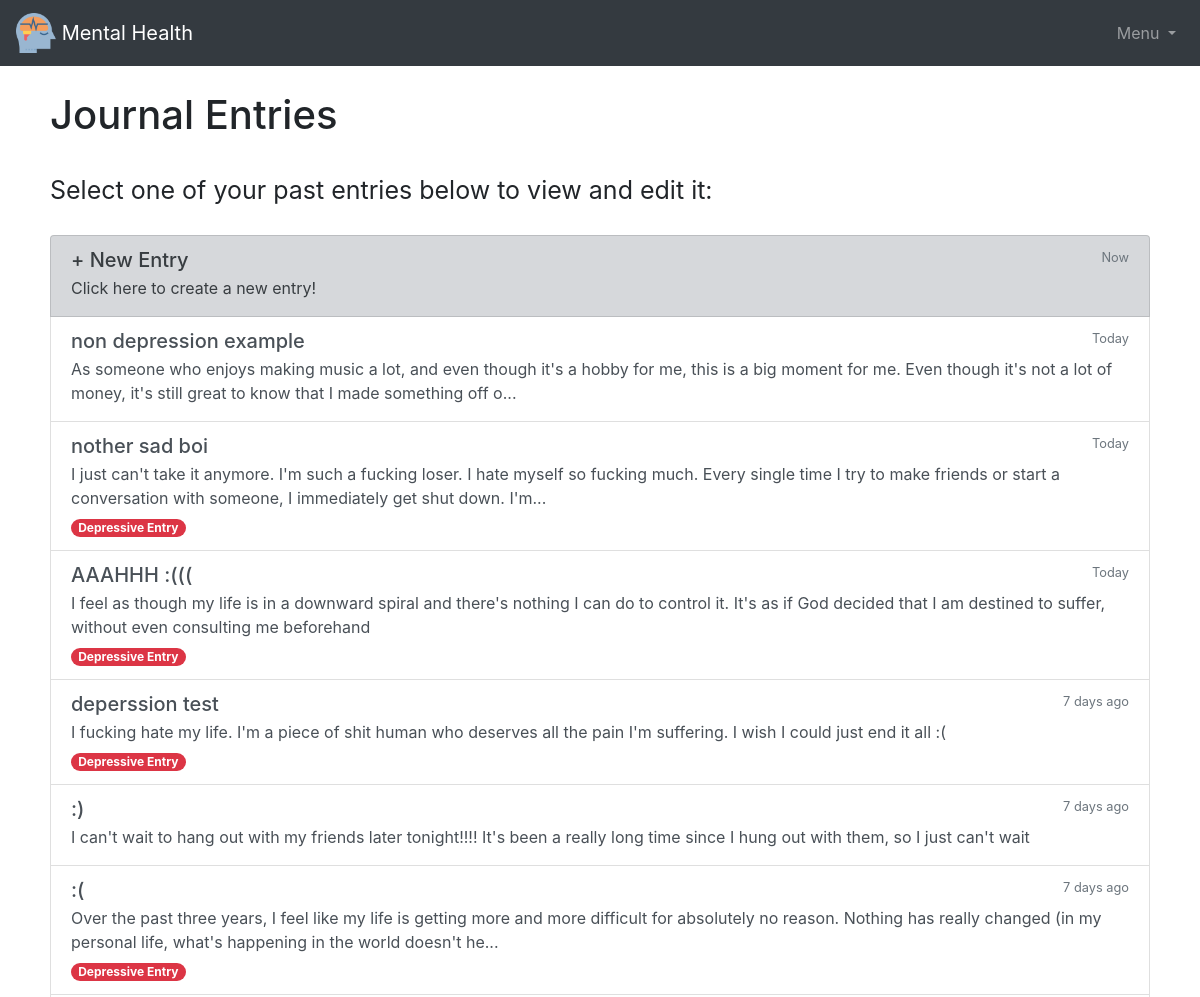
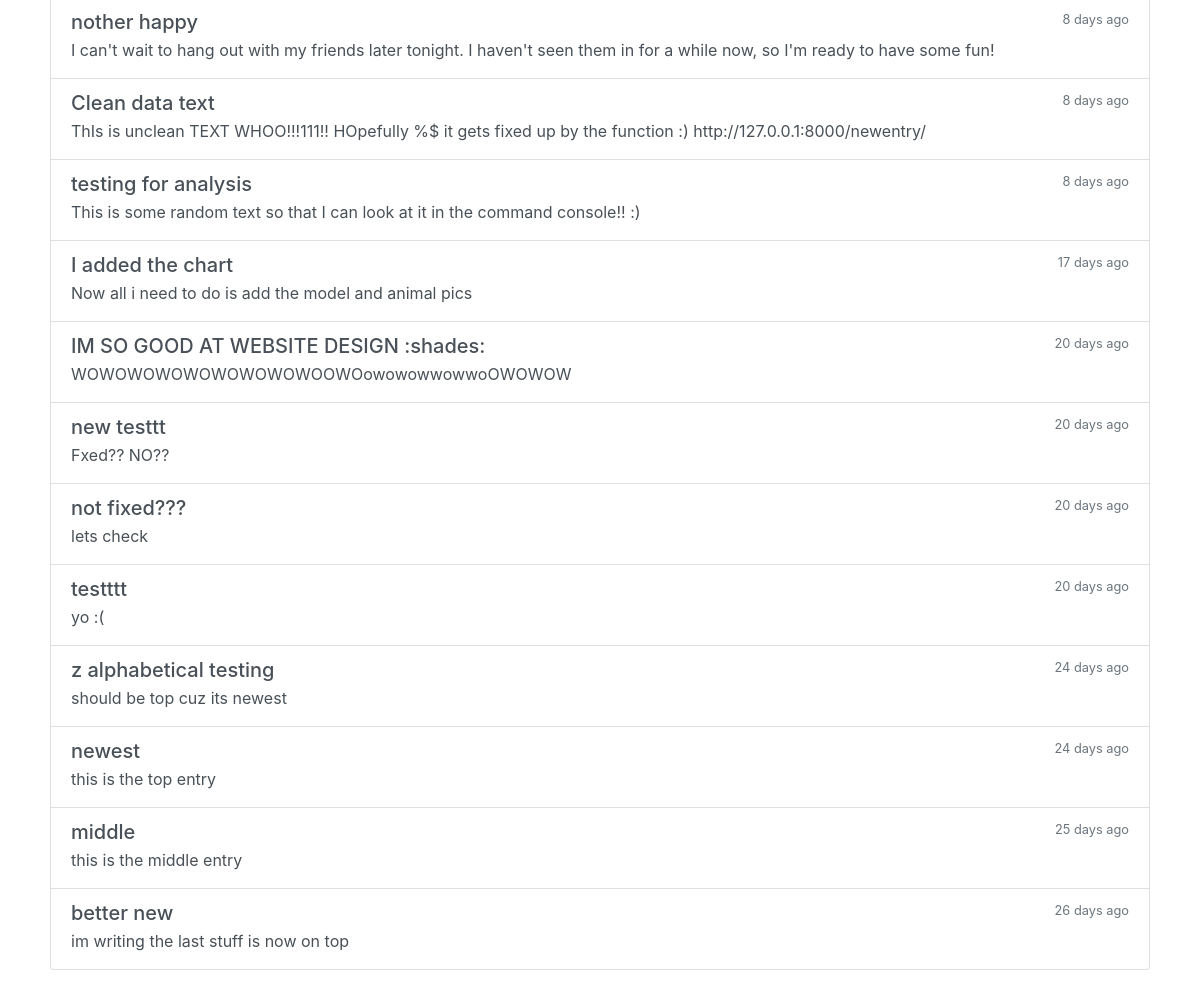
The app's page /allentries/ (signed in) with its own data (2 pictures, top to bottom).
### mentalhealth/models.py (models this page shows, shortened)
class Entry(models.Model):
    preview = models.CharField(max_length=200, null=True)
    user = models.ForeignKey(User, on_delete=models.CASCADE, null=True, related_name='entry')
    title = models.CharField(max_length=100)
    text = models.TextField()
    last_edit_date = models.DateTimeField()
    depression = models.BooleanField(default=False)
    class Meta:
        ordering = ['-last_edit_date']

### mentalhealth/views.py (the view)
# urls.py: path('allentries/', views.allentries, name="allentries"),
def allentries(response):
    if response.user.is_authenticated:
        entries = Entry.objects.filter(user=response.user)
        return render(response, 'mentalhealth/allentries.html', {'entries': entries})
    else:
        return redirect("/login")

### mentalhealth/templatetags/custom_tags.py (called while the page is built)
@register.filter
def days_since(last_edit_date):
    delta = timezone.localtime(timezone.now()) - last_edit_date
    return delta.days

### mentalhealth/templates/mentalhealth/allentries.html (shortened to what this page needs)
{% extends 'mentalhealth/base.html' %}
{% load custom_tags %}
{% load static %}
{% block content %}
<link rel="stylesheet" type="text/css" href="{% static 'css/allentries.css' %}">
<h1>Journal Entries</h1>
{% if entries|length > 0 %}
    <div class="entry-info">Select one of your past entries below to view and edit it:
    </div>
    <div class="list-group">
         <a href="/newentry" class="list-group-item list-group-item-action list-group-item-secondary flex-column">
            <div class="d-flex w-100 justify-content-between">
                <h5 class="mb-1 new-entry">+ New Entry</h5>
                <small class="text-muted">Now</small>
            </div>
            <p class="mb-1">Click here to create a new entry!</p>
        </a>
        {% for entry in entries %}
        <a href="/{{entry.id}}" class="list-group-item list-group-item-action flex-column">
            <div class="d-flex w-100 justify-content-between">
                <h5 class="mb-1">{{entry.title}}</h5>
                {% with entry.last_edit_date|days_since as date %}
                    {% if date == 0 %}
                        <small class="text-muted">Today</small>
                    {% elif date == 1 %}
                        <small class="text-muted">Yesterday</small>
                    {% else %}
                        <small class="text-muted">{{entry.last_edit_date | days_since }} days ago</small>
                    {% endif %}
                {% endwith %}
            </div>
            <p class="mb-1">{{entry.preview}}</p>
            {% if entry.depression == True %}
                <span class="badge badge-danger badge-pill">Depressive Entry</span>
            {% endif %}
        </a>
        {% endfor %}
    </div>
{% endif %}
{% endblock %}

### mentalhealth/static/css/base.css (style rules this page uses)
* { margin:0; padding: 0; box-sizing: border-box; }
html, body { height: 100%; }
h1 { padding-bottom:25px; }

### mentalhealth/static/css/allentries.css (style rules this page uses)
.entry-info { padding-bottom: 25px; font-size: 25px; }

### records on screen
Entry: title "non depression example", shows "Today", preview "As someone who enjoys making music a lot, and even though it's a hobby for me, this is a big moment for me. Even though it's not a lot of money, it's still great to know that I made something off o..."
Entry: title "nother sad boi", shows "Today", preview "I just can't take it anymore. I'm such a fucking loser. I hate myself so fucking much. Every single time I try to make friends or start a conversation with someone, I immediately get shut down. I'm...", depression "Depressive Entry"
Entry: title "AAAHHH :(((", shows "Today", preview "I feel as though my life is in a downward spiral and there's nothing I can do to control it. It's as if God decided that I am destined to suffer, without even consulting me beforehand", depression "Depressive Entry"
Entry: title "deperssion test", last_edit_date|days_since "7", preview "I fucking hate my life. I'm a piece of shit human who deserves all the pain I'm suffering. I wish I could just end it all :(", depression "Depressive Entry"
Entry: title ":)", last_edit_date|days_since "7", preview "I can't wait to hang out with my friends later tonight!!!! It's been a really long time since I hung out with them, so I just can't wait"
Entry: title ":(", last_edit_date|days_since "7", preview "Over the past three years, I feel like my life is getting more and more difficult for absolutely no reason. Nothing has really changed (in my personal life, what's happening in the world doesn't he...", depression "Depressive Entry"
Entry: title "nother happy", last_edit_date|days_since "8", preview "I can't wait to hang out with my friends later tonight. I haven't seen them in for a while now, so I'm ready to have some fun!"
Entry: title "Clean data text", last_edit_date|days_since "8", preview "ThIs is unclean TEXT WHOO!!!111!! HOpefully %$ it gets fixed up by the function :) http://127.0.0.1:8000/newentry/"
Entry: title "testing for analysis", last_edit_date|days_since "8", preview "This is some random text so that I can look at it in the command console!! :)"
Entry: title "I added the chart", last_edit_date|days_since "17", preview "Now all i need to do is add the model and animal pics"
Entry: title "IM SO GOOD AT WEBSITE DESIGN :shades:", last_edit_date|days_since "20", preview "WOWOWOWOWOWOWOWOWOOWOowowowwowwoOWOWOW"
Entry: title "new testtt", last_edit_date|days_since "20", preview "Fxed?? NO??"
Entry: title "not fixed???", last_edit_date|days_since "20", preview "lets check"
Entry: title "testttt", last_edit_date|days_since "20", preview "yo :("
Entry: title "z alphabetical testing", last_edit_date|days_since "24", preview "should be top cuz its newest"
Entry: title "newest", last_edit_date|days_since "24", preview "this is the top entry"
Entry: title "middle", last_edit_date|days_since "25", preview "this is the middle entry"
Entry: title "better new", last_edit_date|days_since "26", preview "im writing the last stuff is now on top"
